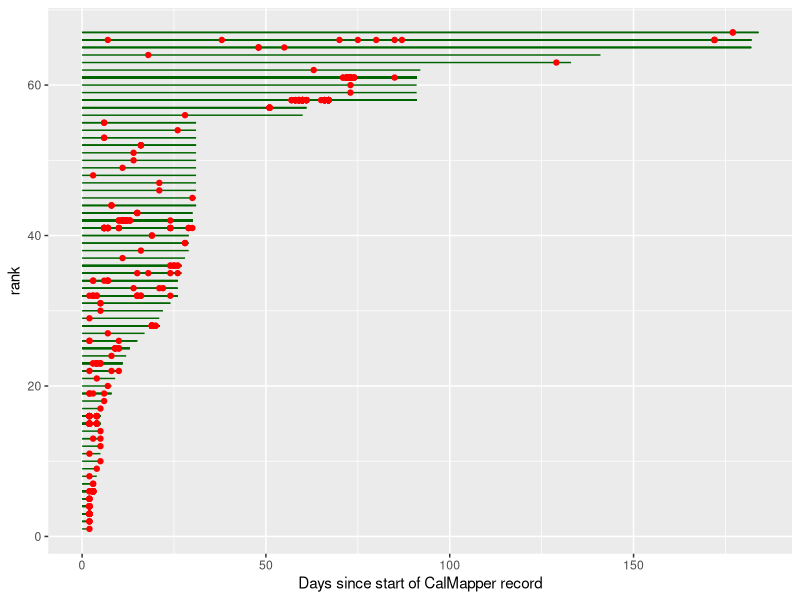
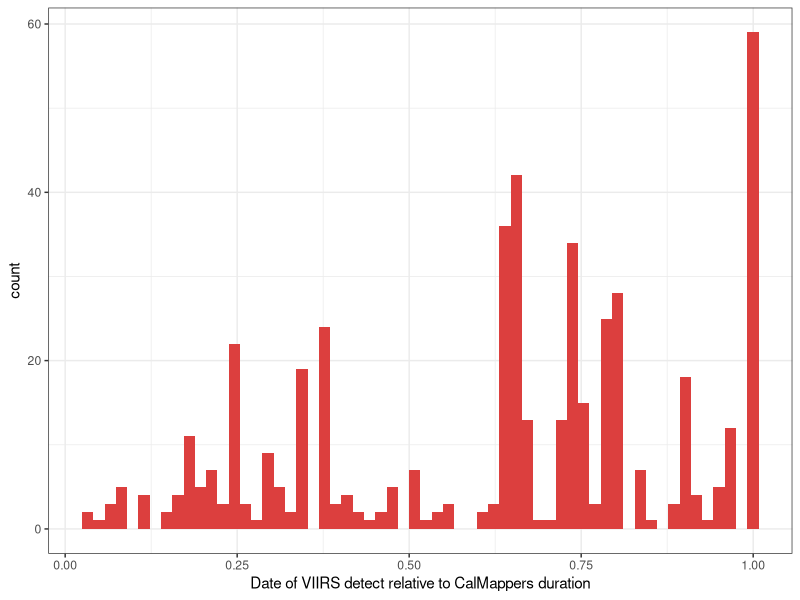
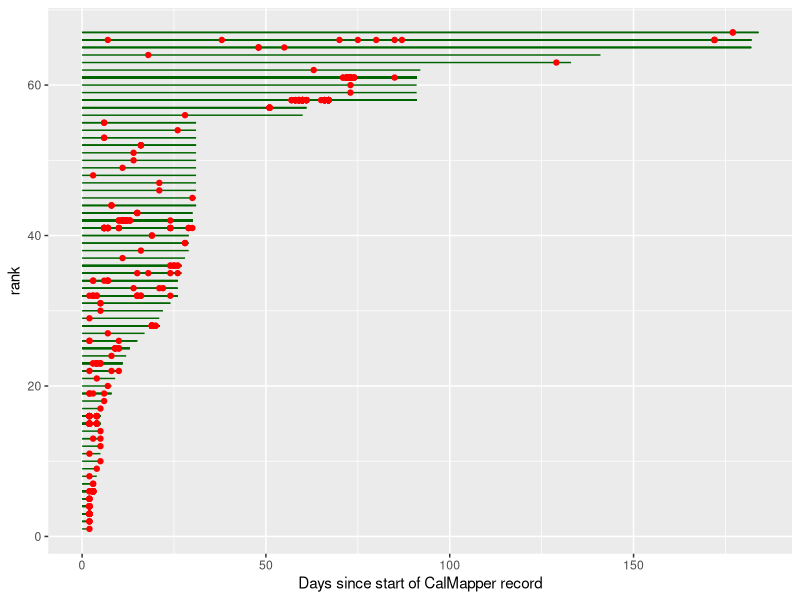
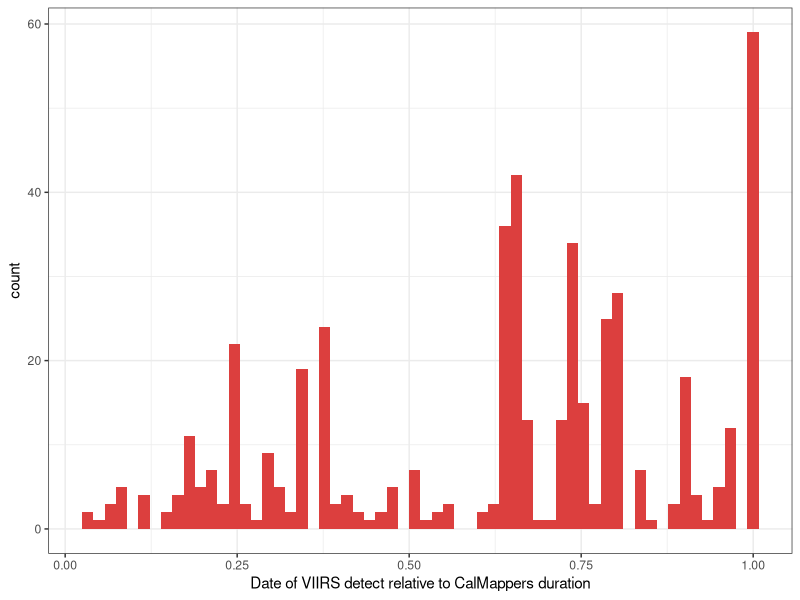

Generate these figures, in order, with R:
## ---- chunk 1
require(tidyverse)
require(readxl)
## ---- chunk 2
df <- read.csv("excel/viirs_overlap_calmapper.csv")
## ---- chunk 3
nrow_old <- nrow(df)
df <- df %>% 
  filter(ACTIVITY_END > ACTIVITY_START)
print(paste("removed", nrow_old - nrow(df), "rows"))
## ---- chunk 4
df <- df %>% 
  mutate(day_from_st = day_from_st + 1) %>% 
  mutate(n_days = n_days + 1)
## ---- chunk 5
df_rank <- df %>% 
  group_by(AQ_ID) %>% 
  arrange(n_days) %>% 
  select(AQ_ID) %>% 
  distinct(AQ_ID) %>% 
  ungroup()
df_rank$rank <-  seq(1, length(unique(df$AQ_ID)))
## ---- chunk 6
df <-   left_join(df, df_rank, by = "AQ_ID")
## ---- chunk 7
ggplot(df)+
  geom_segment(aes(x = 0, xend = n_days, y = rank, yend = rank), col = "dark green")+
  geom_point(aes(x = day_from_st, y = rank), col = "red")+
  xlab("Days since start of CalMapper record")
ggsave("figures/VIIRS_CM_dates.png")
## ---- chunk 8
df %>% 
  ggplot()+
  geom_histogram(aes(x = day_decimal), bins = 60, fill = "#DC3F3E")+
  xlab("Date of VIIRS detect relative to CalMappers duration")+
  theme_bw()
ggsave("figures/VIIRS_CM_dates_histogram.png")
